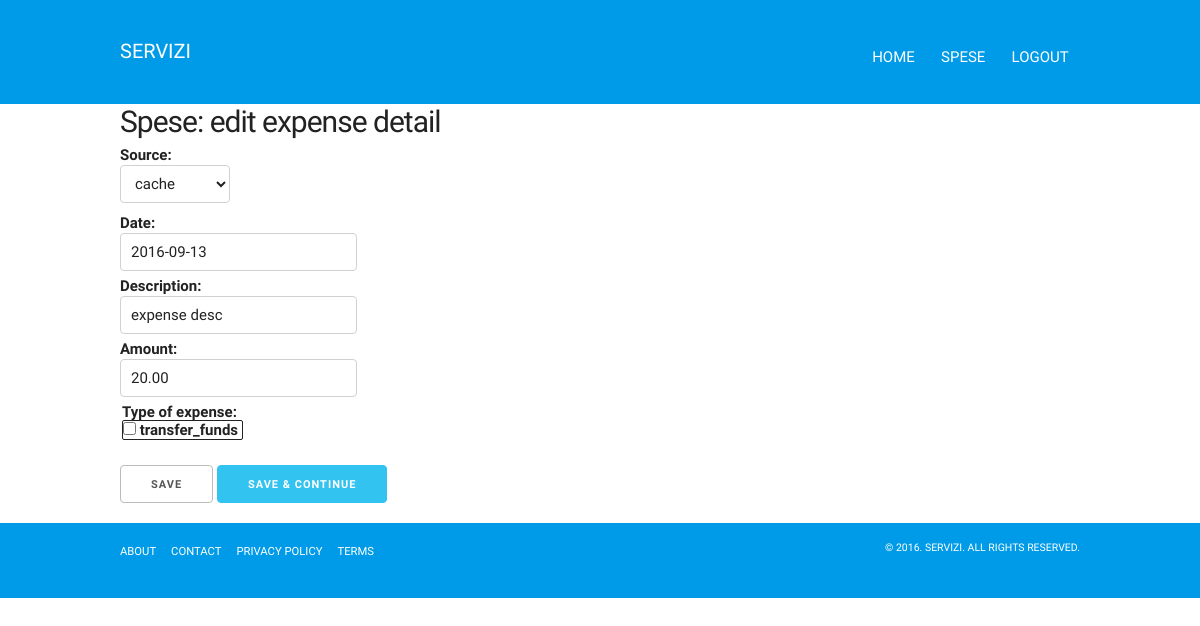
The app's page /spese/change/2/ (signed in) with its own data.
### spese/models.py (models this page shows, shortened)
class Expense(models.Model):
    user = models.ForeignKey(User)
    source = models.ForeignKey(Source, related_name='expenses', null=True,
                               blank=True, default=1)
    date = models.DateField(_('date'), 'date', null=True, blank=True, default=timezone.now)
    description = models.CharField(_('description'), max_length=300, null=True,
                               blank=True)
    amount = models.DecimalField(_('amount'), max_digits=8, decimal_places=2)
    tags = TaggableManager()
    class Meta:
        verbose_name_plural = _('expenses')
        verbose_name = _('expense')
        ordering = ['-date', 'source', ]
    def formatted_amount(self):
        return ('<div class="number">%s</div>' %
                (numberformat.numberformat(self.amount), ))
    formatted_amount.short_description = _('amount')
    formatted_amount.allow_tags = True
    def date_str(self):
        """
        Formats the date by "%Y-%m-%d." pattern.
        """
        return self.date.strftime("%Y-%m-%d")
    date_str.short_description = _("date")

### spese/views.py (the view)
# urls.py: url(r'^change/(?P<expense_id>[0-9]+)/$', views.change, name='change'),
@login_required(login_url="/login/")
def change(request, expense_id):
    expense = get_object_or_404(Expense, pk=expense_id)
    page_identification = 'Spese: edit expense detail'
    sources = Source.objects.filter(users=request.user)
    source_selected = expense.source.pk
    tags_selected = expense.tags.names
    if request.method == "POST":
        form = ExpenseForm(request.POST, instance=expense)
        source_selected = int(request.POST['source'])
        tags_selected = request.POST.getlist('choice')   # 'getlist' gets [] in case of no choices
        if form.is_valid():
            try:
                expense = form.save(commit=False)
                expense.source = Source.objects.get(id=source_selected)
                expense.save()
                expense.tags.set(*tags_selected, clear=True)
                expense.save()
                messages.success(request, "success modifying expense id {} for user {}".format(expense.id, expense.user.username))
            except:
                messages.error(request, 'Error <{}> while trying to change expense {}'.format(sys.exc_info()[0], expense_id))
            else:
                if 'save' in request.POST.keys():
                    return HttpResponseRedirect(reverse('spese:detail', args=(expense.id,)))
    else:
        form = ExpenseForm(instance=expense)
    alltags = Tag.objects.all()
    return render(request, 'spese/add.html', { 'page_identification': page_identification,
                              'operation': 'edit',
                              'form': form,
                              'sources': sources,
                              'source_selected': source_selected,
                              'alltags': alltags,
                              'tags_selected': tags_selected,
                              })

### spese/forms.py
class ExpenseForm(forms.ModelForm):
    class Meta:
        model = Expense
        fields = ( 'date', 'description', 'amount', )

### spese/templates/spese/add.html (shortened to what this page needs)
{% extends 'spese/base_spese.html' %}
    {% block operation_content %}
    <div class="container">
        <div class="u-full-width">
        <form method="POST" class="expense-form">
            <div class="fieldWrapper">
                <label for="source">Source: </label>
                <select name="source">
                    {% for s in sources %}
                        <option value="{{ s.pk }}" {% if source_selected == s.pk %} selected {% endif %} >
                                       {{ s.name }}
                        </option>
                    {% endfor %}
                </select><br />
            </div>
            {{ form.as_p }}
            <div class="fieldWrapper">
                <fieldset>
                <legend> Type of expense: </legend>
                {% for tag in alltags %}
                    <span class="span-expense-type">
                    <input type="checkbox" name="choice" id="choice{{ forloop.counter }}" class="input-expense-type" value="{{ tag.name }}"
                              {% if tag.name in tags_selected %}checked{% endif %}/>
                    <label for="choice{{ forloop.counter }}" class="label-expense-type">{{ tag.name }}</label>&nbsp;
                    </span>
                {% endfor %}
                </fieldset>
            </div>
            <button type="submit" class="button" name="save" >Save</button>
            <button type="submit" class="button-primary" name="save_and_continue" >Save &amp; continue</button>
        </form>
        </div>
    </div>
    {% endblock %}

### static/css/skeleton.css (style rules this page uses)
.container { position: relative; width: 100%; max-width: 960px; margin: 0 auto; padding: 0 20px; box-sizing: border-box; }
@media (min-width: 400px) { .container { width: 85%; padding: 0; } }
@media (min-width: 550px) { .container { width: 80%; } }
html { font-size: 62.5%; }
body { font-size: 1.5em; line-height: 1.6; font-weight: 400; font-family: "Raleway", "HelveticaNeue", "Helvetica Neue", Helvetica, Arial, sans-serif; color: #222; }
p { margin-top: 0; }
.button, button, input[type="submit"], input[type="reset"], input[type="button"] { display: inline-block; height: 38px; padding: 0 30px; color: #555; text-align: center; font-size: 11px; font-weight: 600; line-height: 38px; letter-spacing: .1rem; text-transform: uppercase; text-decoration: none; white-space: nowrap; background-color: transparent; border-radius: 4px; border: 1px solid #bbb; cursor: pointer; box-sizing: border-box; }
.button.button-primary, button.button-primary, input[type="submit"].button-primary, input[type="reset"].button-primary, input[type="button"].button-primary { color: #FFF; background-color: #33C3F0; border-color: #33C3F0; }
input[type="email"], input[type="number"], input[type="search"], input[type="text"], input[type="tel"], input[type="url"], input[type="password"], textarea, select { height: 38px; padding: 6px 10px; background-color: #fff; border: 1px solid #D1D1D1; border-radius: 4px; box-shadow: none; box-sizing: border-box; }
input[type="email"], input[type="number"], input[type="search"], input[type="text"], input[type="tel"], input[type="url"], input[type="password"], textarea { -webkit-appearance: none; -moz-appearance: none; appearance: none; }
label, legend { display: block; margin-bottom: .5rem; font-weight: 600; }
fieldset { padding: 0; border-width: 0; }
input[type="checkbox"], input[type="radio"] { display: inline; }
button, .button { margin-bottom: 1rem; }
input, textarea, select, fieldset { margin-bottom: 1.5rem; }
pre, blockquote, dl, figure, table, p, ul, ol, form { margin-bottom: 2.5rem; }
.u-full-width { width: 100%; box-sizing: border-box; }
.container:after, .row:after, .u-cf { content: ""; display: table; clear: both; }

### static/css/base.css (style rules this page uses)
pre, blockquote, dl, figure, table, p, ul, ol, form { margin-bottom: 1.0rem; }

### spese/static/spese/spese.css (style rules this page uses)
form { line-height: 1rem; }
form p { line-height: 1rem; margin-bottom: 0.5rem; }
form p input { margin-bottom: 0.5rem; }
.span-expense-type { display: inline; margin-right: 0.75em; border-style:solid; border-width:1px; border-radius:2px; }
.label-expense-type { display: inline; }
.input-expense-type { display:inline; }

### records on screen
Expense: date "2016-09-13", description "expense desc", amount "20.00"
Tag: name "transfer_funds"

### other values on screen
{{ page_identification }} "Spese: edit expense detail"
form field source "cache"
